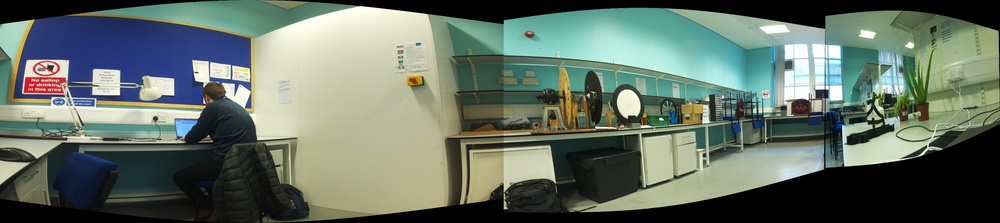
#> input picture stitching/test-images/panorama3.JPG, 1000 x 223 px, shrunk from 3659 x 815 before the run
$ python unwarp.py
#> lines starting #> are read from the running program, lines starting #| are printed output that depends on the picture; after the words box and inside, x2 and y2 are one past the last pixel; in counts of white or black regions, pixels touching at a corner belong together
#> further down, img is the input picture: shape (223, 1000, 3); mean B, G, R 101.9, 113.2, 100.2
import cv2
import numpy as np
### Show Images for testing + debugging ####
def showImage(image, title='Snapshot'):
    cv2.imshow(title, image)
    cv2.waitKey(0)
    cv2.destroyAllWindows()


# [62 lines left out: function unwarp, not called in this run]


def unwarp2(img):
    height, width, _ = img.shape
#> height = 223; width = 1000
    showImage(img)

    # Convert to grayscale
    img = cv2.cvtColor(img, cv2.COLOR_BGR2GRAY)
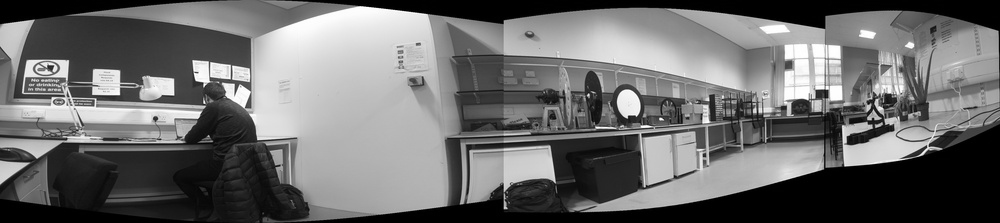
#> img: shape (223, 1000); min 0, max 255, mean 108

    # Binary threshold
    mask = np.where(img > 0, 60, 0).astype(np.uint8)
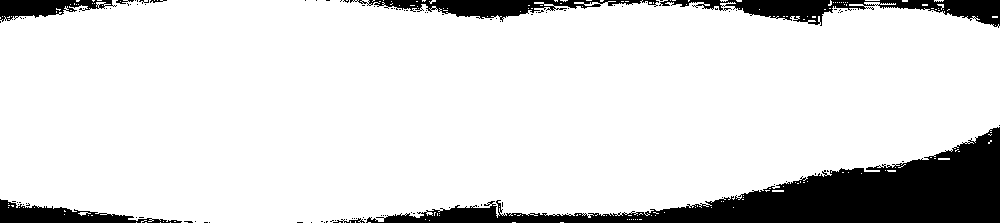
#> mask: shape (223, 1000); values 0 (black) and 60 (white), 87% white; 106 black regions (98 under 20 px), largest, box (x1, y1, x2, y2) and area: (366, 127, 1000, 223) 19110, (659, 0, 1000, 28) 3812, (350, 0, 659, 22) 2551

    # Open and close
    kernel = np.ones((7, 7), np.uint8)  # You can adjust the kernel size
    mask = cv2.morphologyEx(mask, cv2.MORPH_OPEN, kernel)
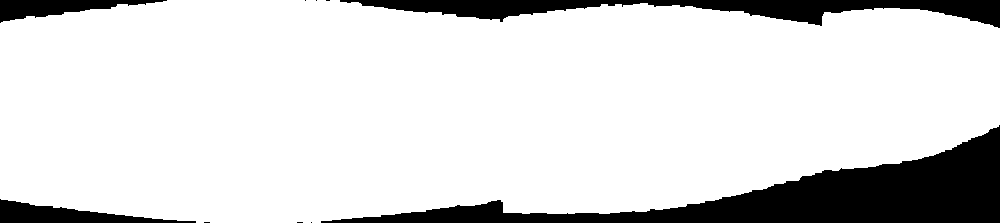
#> mask: shape (223, 1000); values 0 (black) and 60 (white), 85.5% white; 10 black regions (6 under 20 px), largest, box (x1, y1, x2, y2) and area: (321, 125, 1000, 223) 20351, (340, 0, 1000, 28) 7874, (0, 199, 196, 223) 2164, (0, 0, 167, 23) 1825
    mask = cv2.morphologyEx(mask, cv2.MORPH_CLOSE, kernel)
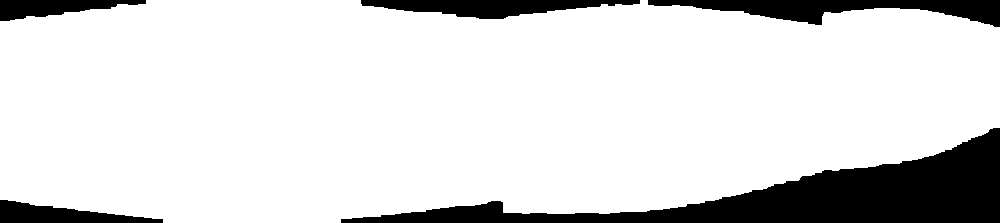
#> mask: shape (223, 1000); values 0 (black) and 60 (white), 85.7% white; 5 black regions, box (x1, y1, x2, y2) and area: (341, 128, 1000, 223) 20280, (648, 0, 1000, 27) 4642, (361, 0, 640, 19) 3120, (0, 200, 163, 223) 2081, (0, 0, 146, 21) 1771
    showImage(mask)

    # Detect max and min
    upperLeft = [0, 0]
    upperRight = [0, 0]
    bottomLeft = [0, 0]
    bottomRight = [0, 0]

    for i in range(height):
        if  np.any(mask[i, :10] == 60):
            mask[i, :10] = 255
            upperLeft = [0, i]
            break
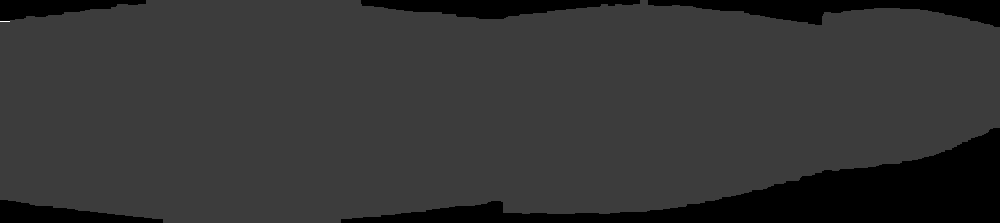
#> mask: shape (223, 1000); under 0.01% of pixels changed, all inside (x1, y1, x2, y2) = (0, 21, 10, 22)

    for i in range(height):
        if  np.any(mask[i, width-10:] == 60):
            mask[i, width-10:] = 255
            upperRight = [width, i]
            break
#> mask: shape (223, 1000); under 0.01% of pixels changed, all inside (x1, y1, x2, y2) = (990, 25, 1000, 26)

    for i in range(height-1, -1, -1):
        if  np.any(mask[i, :10] == 60):
            mask[i, :10] = 255
            bottomLeft = [0, i]
            break
#> mask: shape (223, 1000); min 0, max 255, mean 51.4

    for i in range(height-1, -1, -1):
        if  np.any(mask[i, width-10:] == 60):
            mask[i, width-10:] = 255
            bottomRight = [width, i]
            break
#> mask: shape (223, 1000); min 0, max 255, mean 51.5

    color = 255
    thickness = 1

    mask = cv2.line(mask, (upperLeft[0], upperLeft[1]), (upperRight[0], upperRight[1]), color, thickness)
    mask = cv2.line(mask, (bottomLeft[0], bottomLeft[1]), (bottomRight[0], bottomRight[1]), color, thickness)
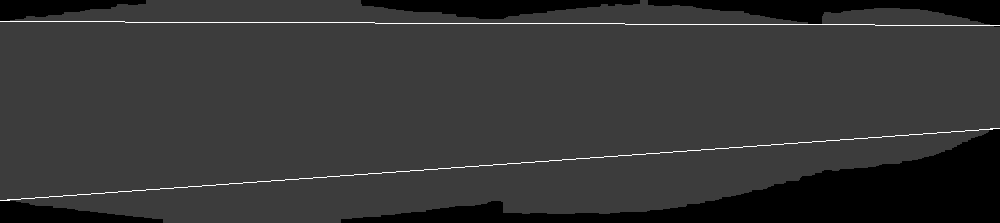
#> mask: shape (223, 1000); min 0, max 255, mean 53.2


    showImage(mask)

    # Define source points (original square corners)
    src_pts = np.float32([
        upperLeft,
        upperRight,
        bottomLeft,
        bottomRight
    ])

    # Define destination points (trapezoid shape)
    dst_pts = np.float32([
        [0, 0],      # Move top-left inward
        [width, 0],      # Move top-right inward
        [0, height],           # Keep bottom-left
        [width, height]        # Keep bottom-right
    ])

    # Compute perspective transformation matrix
    M = cv2.getPerspectiveTransform(src_pts, dst_pts)

    # Perform the perspective warp
    warped = cv2.warpPerspective(img, M, (width, height))
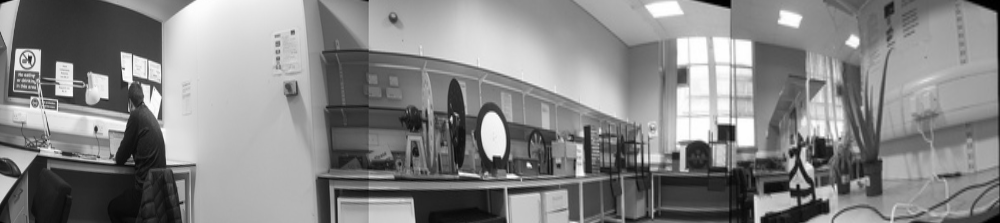
#> warped: shape (223, 1000); min 0, max 255, mean 134

    showImage(warped)

# [16 lines left out: function placeGradient, not called in this run]


img = cv2.imread('./test-images/panorama3.JPG')
unwarp2(img)
# unwarp(img)

$ run again, with stitching/test-images/cylindrical1.JPG copied over stitching/test-images/panorama3.JPG
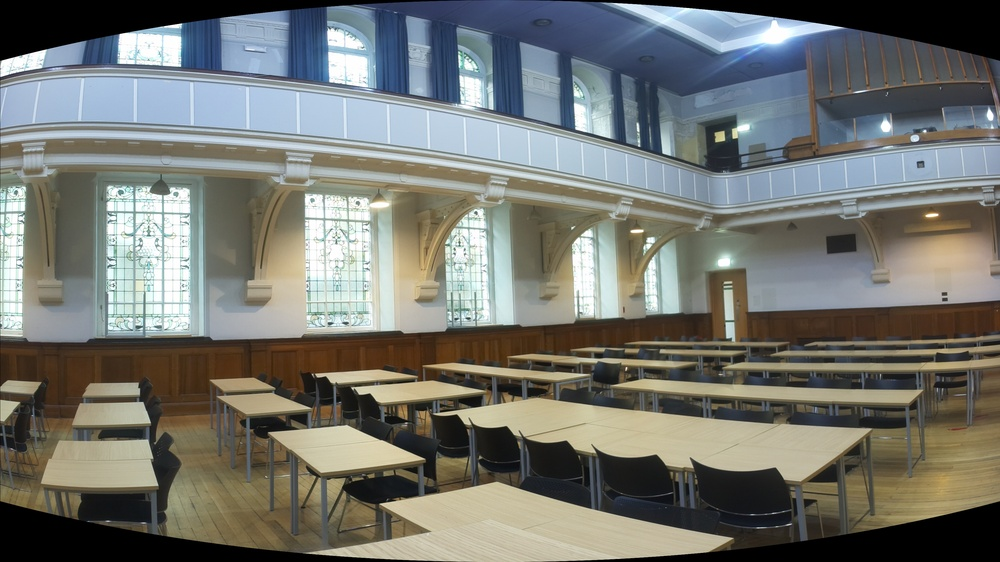
#> input picture stitching/test-images/cylindrical1.JPG, 1000 x 562 px, shrunk from 3620 x 2036 before the run
#> img is the input picture: shape (562, 1000, 3); mean B, G, R 112.2, 117.8, 116.1
#> img: shape (562, 1000)
#> after the loop in unwarp2, `for i in range(height):`:
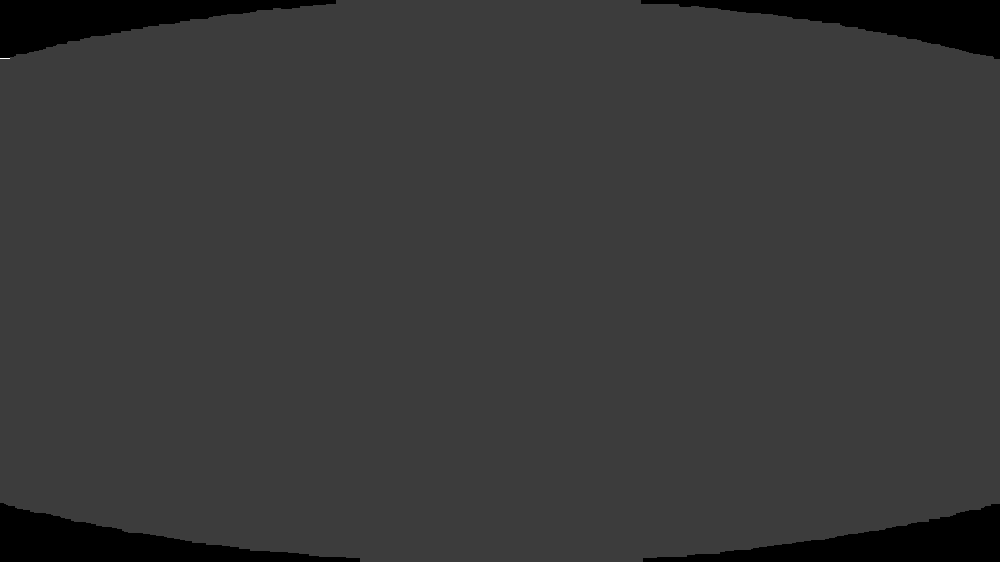
#> mask: shape (562, 1000); min 0, max 255, mean 56.2
#> in unwarp2, `warped = cv2.warpPerspective(img, M, (width, height))`:
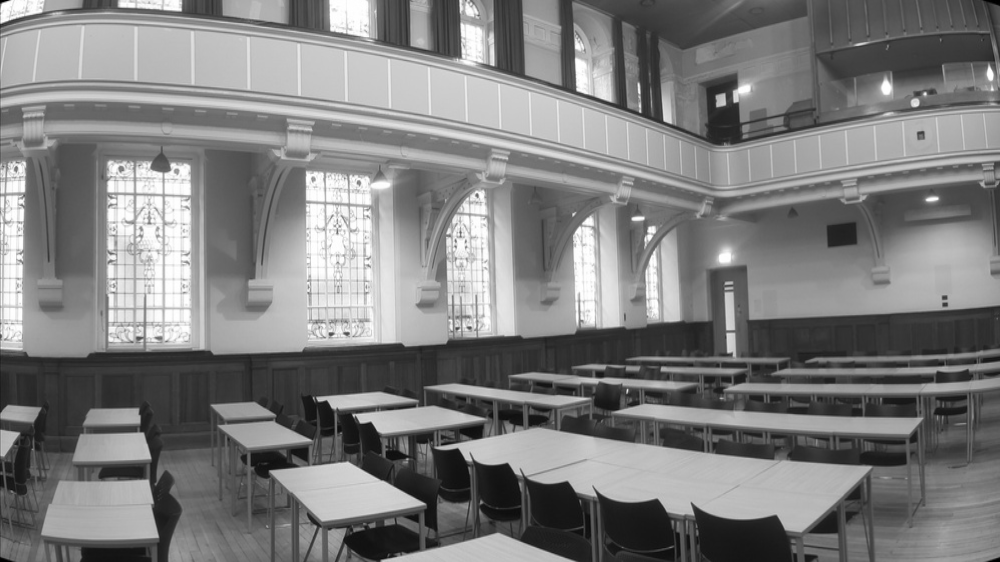
#> warped: shape (562, 1000); min 0, max 255, mean 125.9

$ run again, with stitching/test-images/cylindrical2.JPG copied over stitching/test-images/panorama3.JPG
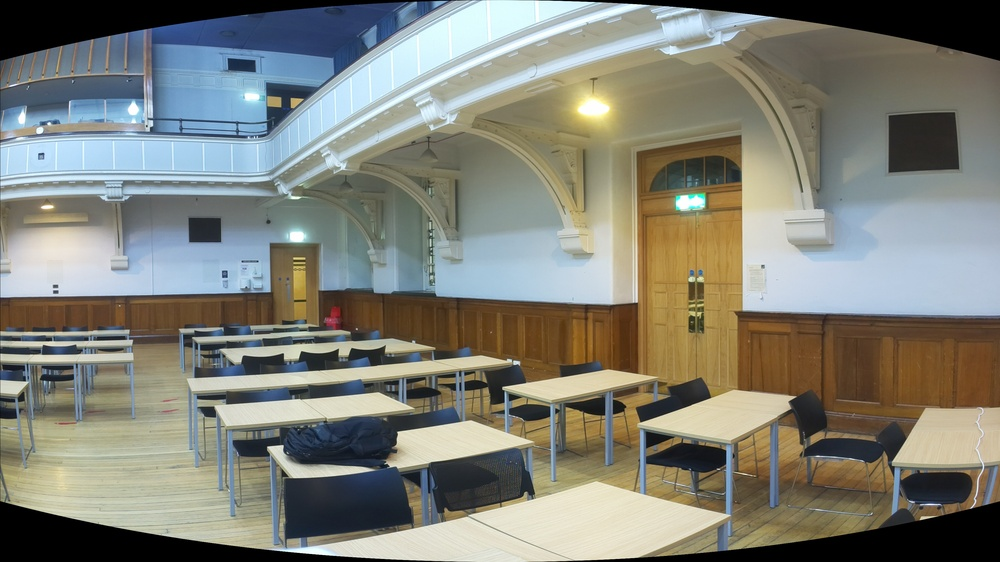
#> input picture stitching/test-images/cylindrical2.JPG, 1000 x 562 px, shrunk from 3620 x 2036 before the run
#> img is the input picture: shape (562, 1000, 3); mean B, G, R 119, 128.6, 128
#> img: shape (562, 1000)
#> after the loop in unwarp2, `for i in range(height):`:
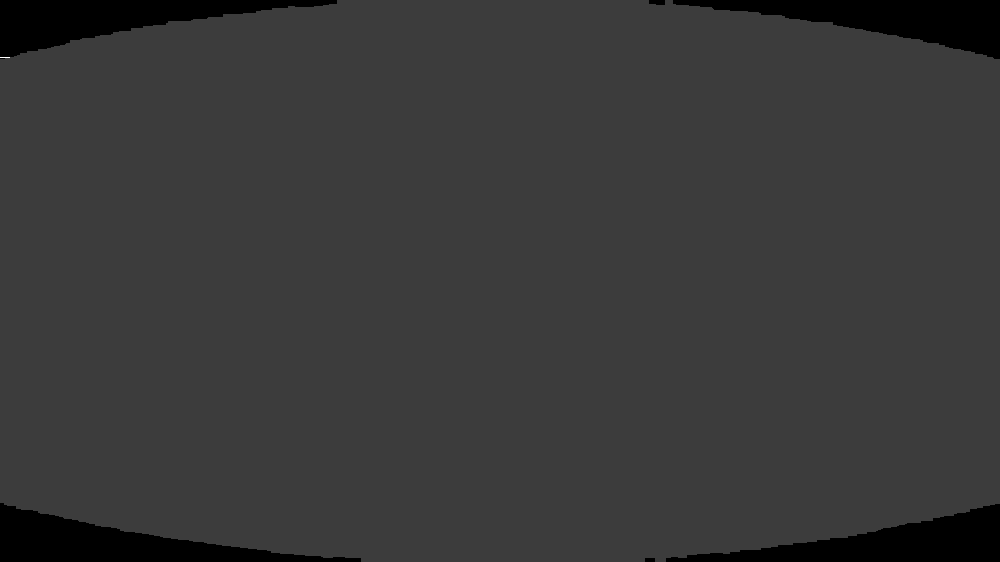
#> mask: shape (562, 1000); min 0, max 255, mean 56.2
#> in unwarp2, `warped = cv2.warpPerspective(img, M, (width, height))`:
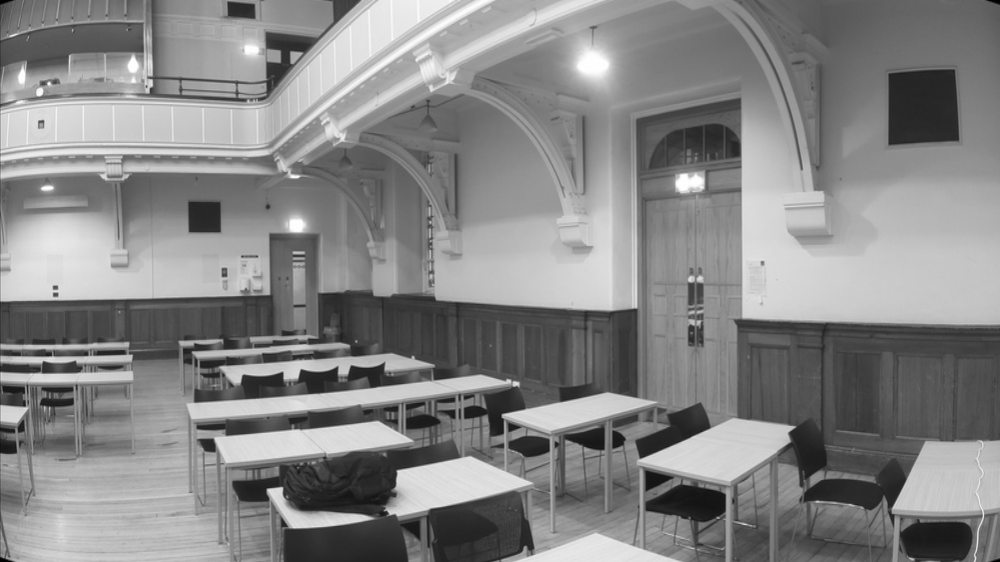
#> warped: shape (562, 1000); min 0, max 255, mean 133.6

$ run again, with stitching/test-images/panorama.JPG copied over stitching/test-images/panorama3.JPG
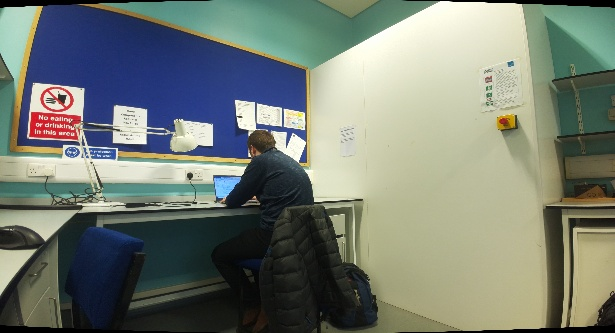
#> input picture stitching/test-images/panorama.JPG, 615 x 333 px
#> img is the input picture: shape (333, 615, 3); mean B, G, R 114.9, 124.8, 117.1
#> img: shape (333, 615)
#> in unwarp2, `warped = cv2.warpPerspective(img, M, (width, height))`:
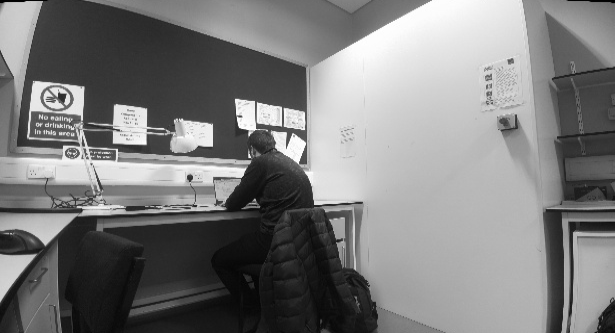
#> warped: shape (333, 615); min 1, max 255, mean 123.9
